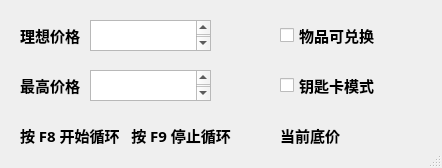
<?xml version="1.0" encoding="UTF-8"?>
<ui version="4.0">
 <class>MainWindow</class>
 <widget class="QMainWindow" name="MainWindow">
  <property name="geometry">
   <rect>
    <x>0</x>
    <y>0</y>
    <width>442</width>
    <height>168</height>
   </rect>
  </property>
  <property name="windowTitle">
   <string>DFMarketBot</string>
  </property>
  <widget class="QWidget" name="centralwidget">
   <widget class="QLabel" name="label_ideal_price">
    <property name="geometry">
     <rect>
      <x>20</x>
      <y>20</y>
      <width>71</width>
      <height>31</height>
     </rect>
    </property>
    <property name="font">
     <font>
      <family>微软雅黑</family>
      <pointsize>11</pointsize>
      <weight>75</weight>
      <italic>false</italic>
      <bold>true</bold>
     </font>
    </property>
    <property name="text">
     <string>理想价格</string>
    </property>
   </widget>
   <widget class="QTextEdit" name="textEdit_ideal_price">
    <property name="geometry">
     <rect>
      <x>90</x>
      <y>20</y>
      <width>121</width>
      <height>31</height>
     </rect>
    </property>
    <property name="font">
     <font>
      <family>微软雅黑</family>
      <pointsize>11</pointsize>
      <weight>75</weight>
      <bold>true</bold>
     </font>
    </property>
   </widget>
   <widget class="QLabel" name="label_lowest_price">
    <property name="geometry">
     <rect>
      <x>280</x>
      <y>120</y>
      <width>71</width>
      <height>31</height>
     </rect>
    </property>
    <property name="font">
     <font>
      <family>微软雅黑</family>
      <pointsize>11</pointsize>
      <weight>75</weight>
      <bold>true</bold>
     </font>
    </property>
    <property name="text">
     <string>当前底价</string>
    </property>
   </widget>
   <widget class="QLabel" name="label">
    <property name="geometry">
     <rect>
      <x>20</x>
      <y>120</y>
      <width>221</width>
      <height>31</height>
     </rect>
    </property>
    <property name="font">
     <font>
      <family>微软雅黑</family>
      <pointsize>11</pointsize>
      <weight>75</weight>
      <bold>true</bold>
     </font>
    </property>
    <property name="text">
     <string>按 F8 开始循环   按 F9 停止循环</string>
    </property>
   </widget>
   <widget class="QLabel" name="label_unacceptable_price">
    <property name="geometry">
     <rect>
      <x>20</x>
      <y>70</y>
      <width>71</width>
      <height>31</height>
     </rect>
    </property>
    <property name="font">
     <font>
      <family>微软雅黑</family>
      <pointsize>11</pointsize>
      <weight>75</weight>
      <italic>false</italic>
      <bold>true</bold>
     </font>
    </property>
    <property name="text">
     <string>最高价格</string>
    </property>
   </widget>
   <widget class="QTextEdit" name="textEdit_unacceptable_price">
    <property name="geometry">
     <rect>
      <x>90</x>
      <y>70</y>
      <width>121</width>
      <height>31</height>
     </rect>
    </property>
    <property name="font">
     <font>
      <family>微软雅黑</family>
      <pointsize>11</pointsize>
      <weight>75</weight>
      <bold>true</bold>
     </font>
    </property>
   </widget>
   <widget class="QLabel" name="label_lowest_price_value">
    <property name="geometry">
     <rect>
      <x>350</x>
      <y>120</y>
      <width>81</width>
      <height>31</height>
     </rect>
    </property>
    <property name="font">
     <font>
      <family>微软雅黑</family>
      <pointsize>11</pointsize>
      <weight>75</weight>
      <bold>true</bold>
     </font>
    </property>
    <property name="text">
     <string/>
    </property>
   </widget>
   <widget class="QCheckBox" name="is_convertiable">
    <property name="enabled">
     <bool>true</bool>
    </property>
    <property name="geometry">
     <rect>
      <x>280</x>
      <y>20</y>
      <width>121</width>
      <height>31</height>
     </rect>
    </property>
    <property name="font">
     <font>
      <family>微软雅黑</family>
      <pointsize>11</pointsize>
      <weight>75</weight>
      <bold>true</bold>
     </font>
    </property>
    <property name="text">
     <string>物品可兑换</string>
    </property>
    <property name="checked">
     <bool>false</bool>
    </property>
   </widget>
   <widget class="QCheckBox" name="is_key_mode">
    <property name="geometry">
     <rect>
      <x>280</x>
      <y>70</y>
      <width>121</width>
      <height>31</height>
     </rect>
    </property>
    <property name="font">
     <font>
      <family>微软雅黑</family>
      <pointsize>11</pointsize>
      <weight>75</weight>
      <bold>true</bold>
     </font>
    </property>
    <property name="text">
     <string>钥匙卡模式</string>
    </property>
   </widget>
  </widget>
  <widget class="QStatusBar" name="statusbar"/>
 </widget>
 <resources/>
 <connections/>
</ui>
